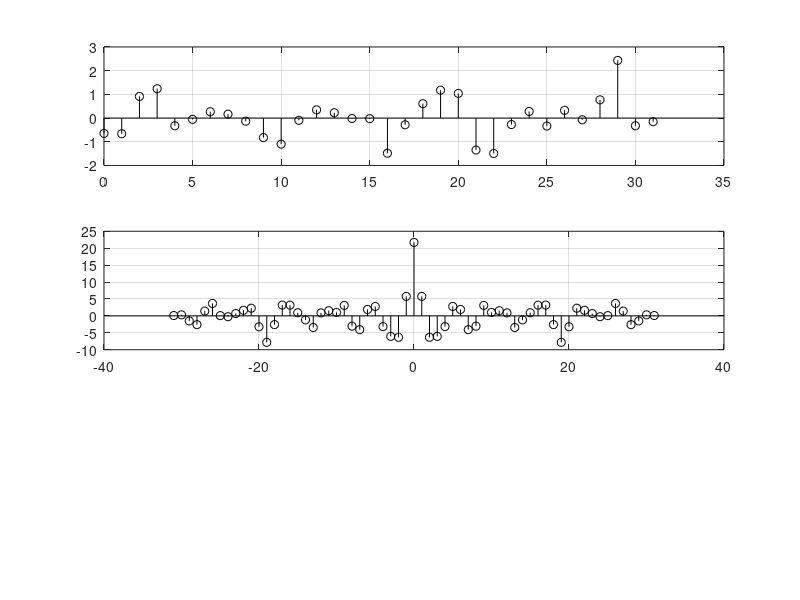

The MATLAB script that drew this image: (Note: this script raises an error after producing the figure.)
clear; close all; clc;
rng(100);
sigma2 = 1;
N = 32;
x = randn(1,N);
%%
figure(1);
subplot(311);
stem(0:N-1,x,'k'); grid on;
%%
rx = xcorr(x);
subplot(312);
stem(-(N-1):N-1,rx,'k'); grid on;
%%
Px = my_periodogram(x);
subplot(313);
pi_axis = linspace(-1,1,length(Px));
plot(pi_axis,10*log10(Px),'k'); grid on;